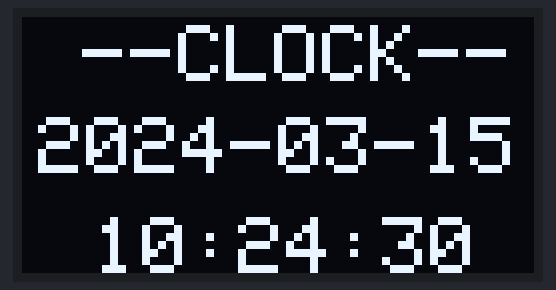
This sketch was run on a simulated Arduino Uno, built with avr-gcc and run on an emulated ATmega328P. On the bench: 128×64 one-colour display. The local clock reads 2024-03-15 10:24:30 at power-on unless the sketch sets it.

Above: at 0.1 s.
At 4.1 s:
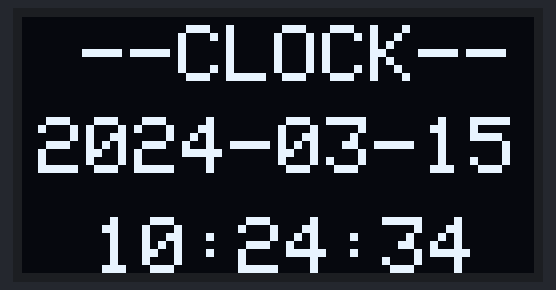
At 9.1 s:
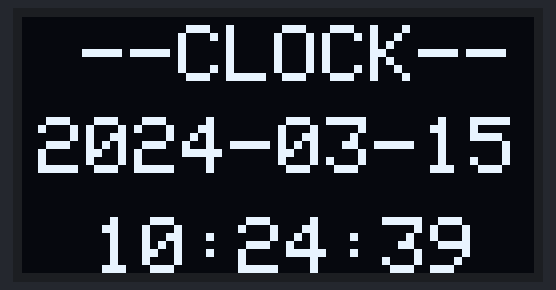
At 19.1 s:
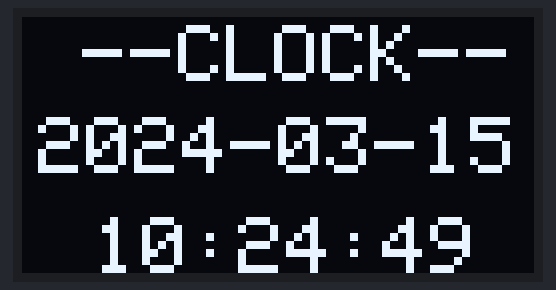
At 28.1 s:
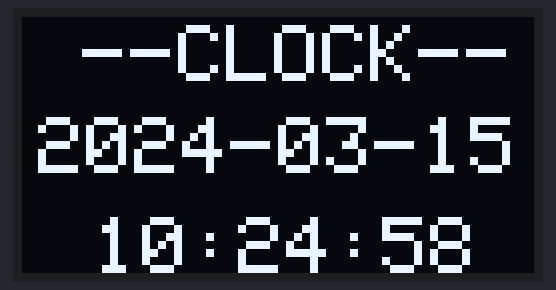
At 38.1 s:
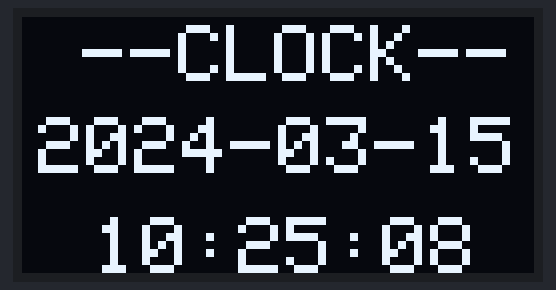

Measured:
- what the display in image 1 shows lasts 1.0 s, from 4.0 s to 5.0 s

The sketch:

23-oled_clock.ino
```cpp
#include <DS1302.h>
#include <Wire.h>
#include <Adafruit_GFX.h>
#include <Adafruit_SSD1306.h>

#define OLED_RESET     4
Adafruit_SSD1306 oled(128, 64, &Wire, OLED_RESET);

DS1302 rtc(2, 3, 4); //对应DS1302的RST,DAT,CLK

int sec_temp;

void initRTCTime(void)//初始化RTC时钟
{
  rtc.writeProtect(false); //关闭写保护
  rtc.halt(false); //清除时钟停止标志
  Time t(2020, 4, 25, 21, 50, 50, 7); //新建时间对象 最后参数位星期数据，周日为1，周一为2以此类推
  rtc.time(t);//向DS1302设置时间数据
}

void updatTime()//打印时间数据
{
  Time tim = rtc.time(); //从DS1302获取时间数据
  char date[20];
  char timer[20];
  snprintf(date, sizeof(date), "%04d-%02d-%02d",
           tim.yr, tim.mon, tim.date);
  snprintf(timer, sizeof(timer), "%02d:%02d:%02d",
           tim.hr, tim.min, tim.sec);

  if (tim.sec != sec_temp) { //一秒刷新一次
    oled.clearDisplay();//清屏
    oled.setCursor(15, 2);//设置显示位置
    oled.println("--CLOCK--");
    oled.setCursor(4, 25);//设置显示位置
    oled.println(date);
    oled.setCursor(18, 50);//设置显示位置
    oled.println(timer);
    oled.display(); // 开显示
  }
  sec_temp = tim.sec;
}

void setup() {
  oled.begin(SSD1306_SWITCHCAPVCC, 0x3C);
  oled.setTextColor(WHITE);//开像素点发光
  oled.clearDisplay();//清屏
  oled.setTextSize(2); //设置字体大小

  //新模块上电需要设置一次当前时间，
  //下载完成后需屏蔽此函数再次下载，否则每次上电都会初始化时间数据
  //  initRTCTime();

}

void loop() {
  updatTime();
}
```
